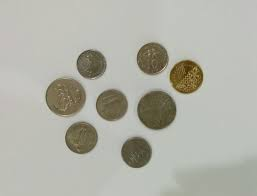
%> input picture spatial_processing/data/coin_img.jpg, 257 x 196 px
$ octave demo.m   (GNU Octave 9; MATLAB toolbox functions it lacks are replaced by stand-ins)
%> lines starting %> are read from the running program, lines starting %| are printed output that depends on the picture; in (x1, y1, x2, y2) boxes, pixels count from 0 and x2, y2 are one past the last pixel; in counts of white or black regions, pixels touching at a corner belong together; the program's own positions count from 1
### spatial_processing/median_filter/MedianFilter2D.m
function out_img = MedianFilter2D(img, mask_size)

    out_img = img;
    mask_size = floor(mask_size);
    if (rem(mask_size, 2) == 0)
        display('mask size is not correct');
        return;
    end

    half_dims = (mask_size - 1)/2;

    [rows, cols] = size(img);

    d_x = zeros(mask_size, mask_size);
    d_y = zeros(mask_size, mask_size);
    for i = 1:mask_size
        for j = 1:mask_size
            d_x(i,j) = -half_dims + j - 1;
            d_y(i,j) = -half_dims + i - 1;
        end
    end

    d_x = reshape(d_x, mask_size*mask_size, 1);
    d_y = reshape(d_y, mask_size*mask_size, 1);

    med_idx = floor(mask_size^2/2) + 1;
    for i = 1 + half_dims:rows - half_dims
        for j = 1 + half_dims:cols - half_dims
            mask_idx  = (j - 1 + d_x)*rows + (i + d_y);
            cur_idx   = mask_idx(med_idx);
            mask_val = sort(img(mask_idx));
            out_img(cur_idx) = mask_val(med_idx);
        end
    end

    out_img = reshape(out_img, rows, cols);
end

### spatial_processing/median_filter/demo.m
clc;clear;close all;

path = 'D:\github\ImageProcessing\spatial_processing\data\';

I = rgb2gray(imread([path,'coin_img.jpg']));
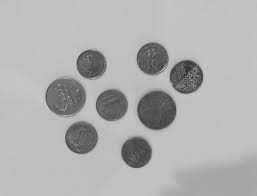
%> I: size 196x257 uint8; min 45, max 216, mean 175.7

J = imnoise(I, 'salt & pepper', 0.02);
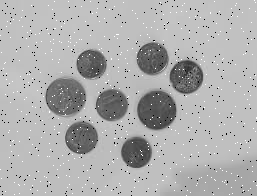
%> J: size 196x257 uint8; min 0, max 255, mean 174.7

new_img = MedianFilter2D(J, 3);
%> after the loop in MedianFilter2D, `for i = 1 + half_dims:rows - half_dims`:
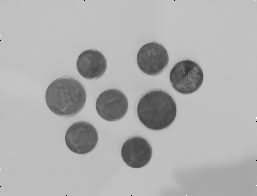
%> out_img: size 196x257 uint8; 18.82% of pixels changed, all inside (x1, y1, x2, y2) = (1, 1, 256, 195)

figure(1);
imshowpair(J, new_img, 'montage');
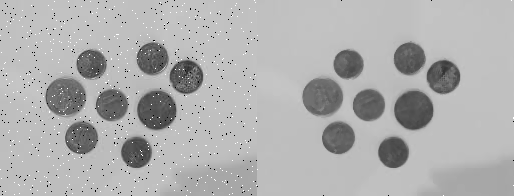
%> displayed picture: size 196x514, on the screen's scale of 0 to 255; min 0, max 255, mean 175.2
